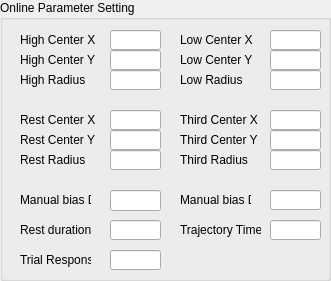
   <widget class="QGroupBox" name="groupBox">
    <property name="geometry">
     <rect>
      <x>530</x>
      <y>350</y>
      <width>331</width>
      <height>281</height>
     </rect>
    </property>
    <property name="title">
     <string>Online Parameter Setting</string>
    </property>
    <widget class="QLineEdit" name="HighCenterY">
     <property name="geometry">
      <rect>
       <x>110</x>
       <y>50</y>
       <width>51</width>
       <height>20</height>
      </rect>
     </property>
     <property name="text">
      <string/>
     </property>
    </widget>
    <widget class="QLabel" name="label_59">
     <property name="geometry">
      <rect>
       <x>20</x>
       <y>50</y>
       <width>81</width>
       <height>20</height>
      </rect>
     </property>
     <property name="text">
      <string>High Center Y</string>
     </property>
    </widget>
    <widget class="QLineEdit" name="HighCenterX">
     <property name="geometry">
      <rect>
       <x>110</x>
       <y>30</y>
       <width>51</width>
       <height>20</height>
      </rect>
     </property>
     <property name="text">
      <string/>
     </property>
    </widget>
    <widget class="QLabel" name="label_54">
     <property name="geometry">
      <rect>
       <x>20</x>
       <y>30</y>
       <width>81</width>
       <height>20</height>
      </rect>
     </property>
     <property name="text">
      <string>High Center X</string>
     </property>
    </widget>
    <widget class="QLineEdit" name="HighRadius">
     <property name="geometry">
      <rect>
       <x>110</x>
       <y>70</y>
       <width>51</width>
       <height>20</height>
      </rect>
     </property>
     <property name="text">
      <string/>
     </property>
    </widget>
    <widget class="QLabel" name="label_57">
     <property name="geometry">
      <rect>
       <x>20</x>
       <y>70</y>
       <width>81</width>
       <height>20</height>
      </rect>
     </property>
     <property name="text">
      <string>High Radius</string>
     </property>
    </widget>
    <widget class="QLineEdit" name="LowCenterX">
     <property name="geometry">
      <rect>
       <x>270</x>
       <y>30</y>
       <width>51</width>
       <height>20</height>
      </rect>
     </property>
     <property name="text">
      <string/>
     </property>
    </widget>
    <widget class="QLineEdit" name="LowRadius">
     <property name="geometry">
      <rect>
       <x>270</x>
       <y>70</y>
       <width>51</width>
       <height>20</height>
      </rect>
     </property>
     <property name="text">
      <string/>
     </property>
    </widget>
    <widget class="QLabel" name="label_63">
     <property name="geometry">
      <rect>
       <x>180</x>
       <y>70</y>
       <width>81</width>
       <height>20</height>
      </rect>
     </property>
     <property name="text">
      <string>Low Radius</string>
     </property>
    </widget>
    <widget class="QLabel" name="label_61">
     <property name="geometry">
      <rect>
       <x>180</x>
       <y>30</y>
       <width>81</width>
       <height>20</height>
      </rect>
     </property>
     <property name="text">
      <string>Low Center X</string>
     </property>
    </widget>
    <widget class="QLineEdit" name="LowCenterY">
     <property name="geometry">
      <rect>
       <x>270</x>
       <y>50</y>
       <width>51</width>
       <height>20</height>
      </rect>
     </property>
     <property name="text">
      <string/>
     </property>
    </widget>
    <widget class="QLabel" name="label_62">
     <property name="geometry">
      <rect>
       <x>180</x>
       <y>50</y>
       <width>81</width>
       <height>20</height>
      </rect>
     </property>
     <property name="text">
      <string>Low Center Y</string>
     </property>
    </widget>
    <widget class="QLabel" name="label_66">
     <property name="geometry">
      <rect>
       <x>20</x>
       <y>150</y>
       <width>81</width>
       <height>20</height>
      </rect>
     </property>
     <property name="text">
      <string>Rest Radius</string>
     </property>
    </widget>
    <widget class="QLineEdit" name="RestCenterY">
     <property name="geometry">
      <rect>
       <x>110</x>
       <y>130</y>
       <width>51</width>
       <height>20</height>
      </rect>
     </property>
     <property name="text">
      <string/>
     </property>
    </widget>
    <widget class="QLineEdit" name="RestRadius">
     <property name="geometry">
      <rect>
       <x>110</x>
       <y>150</y>
       <width>51</width>
       <height>20</height>
      </rect>
     </property>
     <property name="text">
      <string/>
     </property>
    </widget>
    <widget class="QLabel" name="label_65">
     <property name="geometry">
      <rect>
       <x>20</x>
       <y>130</y>
       <width>81</width>
       <height>20</height>
      </rect>
     </property>
     <property name="text">
      <string>Rest Center Y</string>
     </property>
    </widget>
    <widget class="QLabel" name="label_64">
     <property name="geometry">
      <rect>
       <x>20</x>
       <y>110</y>
       <width>81</width>
       <height>20</height>
      </rect>
     </property>
     <property name="text">
      <string>Rest Center X</string>
     </property>
    </widget>
    <widget class="QLineEdit" name="RestCenterX">
     <property name="geometry">
      <rect>
       <x>110</x>
       <y>110</y>
       <width>51</width>
       <height>20</height>
      </rect>
     </property>
     <property name="text">
      <string/>
     </property>
    </widget>
    <widget class="QLineEdit" name="MiddleCenterX">
     <property name="geometry">
      <rect>
       <x>270</x>
       <y>110</y>
       <width>51</width>
       <height>20</height>
      </rect>
     </property>
     <property name="text">
      <string/>
     </property>
    </widget>
    <widget class="QLineEdit" name="MiddleRadius">
     <property name="geometry">
      <rect>
       <x>270</x>
       <y>150</y>
       <width>51</width>
       <height>20</height>
      </rect>
     </property>
     <property name="text">
      <string/>
     </property>
    </widget>
    <widget class="QLabel" name="label_68">
     <property name="geometry">
      <rect>
       <x>180</x>
       <y>150</y>
       <width>81</width>
       <height>20</height>
      </rect>
     </property>
     <property name="text">
      <string>Third Radius</string>
     </property>
    </widget>
    <widget class="QLabel" name="label_67">
     <property name="geometry">
      <rect>
       <x>180</x>
       <y>130</y>
       <width>81</width>
       <height>20</height>
      </rect>
     </property>
     <property name="text">
      <string>Third Center Y</string>
     </property>
    </widget>
    <widget class="QLineEdit" name="MiddleCenterY">
     <property name="geometry">
      <rect>
       <x>270</x>
       <y>130</y>
       <width>51</width>
       <height>20</height>
      </rect>
     </property>
     <property name="text">
      <string/>
     </property>
    </widget>
    <widget class="QLabel" name="label_69">
     <property name="geometry">
      <rect>
       <x>180</x>
       <y>110</y>
       <width>81</width>
       <height>20</height>
      </rect>
     </property>
     <property name="text">
      <string>Third Center X</string>
     </property>
    </widget>
    <widget class="QLabel" name="label_60">
     <property name="geometry">
      <rect>
       <x>20</x>
       <y>190</y>
       <width>71</width>
       <height>20</height>
      </rect>
     </property>
     <property name="text">
      <string>Manual bias D1</string>
     </property>
    </widget>
    <widget class="QLineEdit" name="editRestDuration">
     <property name="geometry">
      <rect>
       <x>110</x>
       <y>220</y>
       <width>51</width>
       <height>20</height>
      </rect>
     </property>
     <property name="text">
      <string/>
     </property>
    </widget>
    <widget class="QLineEdit" name="editManualBias_2">
     <property name="geometry">
      <rect>
       <x>270</x>
       <y>190</y>
       <width>51</width>
       <height>20</height>
      </rect>
     </property>
     <property name="text">
      <string/>
     </property>
    </widget>
    <widget class="QLabel" name="label_55">
     <property name="geometry">
      <rect>
       <x>20</x>
       <y>220</y>
       <width>71</width>
       <height>20</height>
      </rect>
     </property>
     <property name="text">
      <string>Rest duration</string>
     </property>
    </widget>
    <widget class="QLabel" name="label_58">
     <property name="geometry">
      <rect>
       <x>180</x>
       <y>190</y>
       <width>71</width>
       <height>20</height>
      </rect>
     </property>
     <property name="text">
      <string>Manual bias D2</string>
     </property>
    </widget>
    <widget class="QLineEdit" name="editManualBias_1">
     <property name="geometry">
      <rect>
       <x>110</x>
       <y>190</y>
       <width>51</width>
       <height>21</height>
      </rect>
     </property>
     <property name="text">
      <string/>
     </property>
    </widget>
    <widget class="QLabel" name="label_70">
     <property name="geometry">
      <rect>
       <x>180</x>
       <y>220</y>
       <width>81</width>
       <height>20</height>
      </rect>
     </property>
     <property name="text">
      <string>Trajectory Time</string>
     </property>
    </widget>
    <widget class="QLineEdit" name="editPlotTime">
     <property name="geometry">
      <rect>
       <x>270</x>
       <y>220</y>
       <width>51</width>
       <height>20</height>
      </rect>
     </property>
     <property name="text">
      <string/>
     </property>
    </widget>
    <widget class="QLabel" name="label_71">
     <property name="geometry">
      <rect>
       <x>20</x>
       <y>250</y>
       <width>71</width>
       <height>20</height>
      </rect>
     </property>
     <property name="text">
      <string>Trial Response</string>
     </property>
    </widget>
    <widget class="QLineEdit" name="editResponseTime">
     <property name="geometry">
      <rect>
       <x>110</x>
       <y>250</y>
       <width>51</width>
       <height>20</height>
      </rect>
     </property>
     <property name="text">
      <string/>
     </property>
    </widget>
   </widget>
